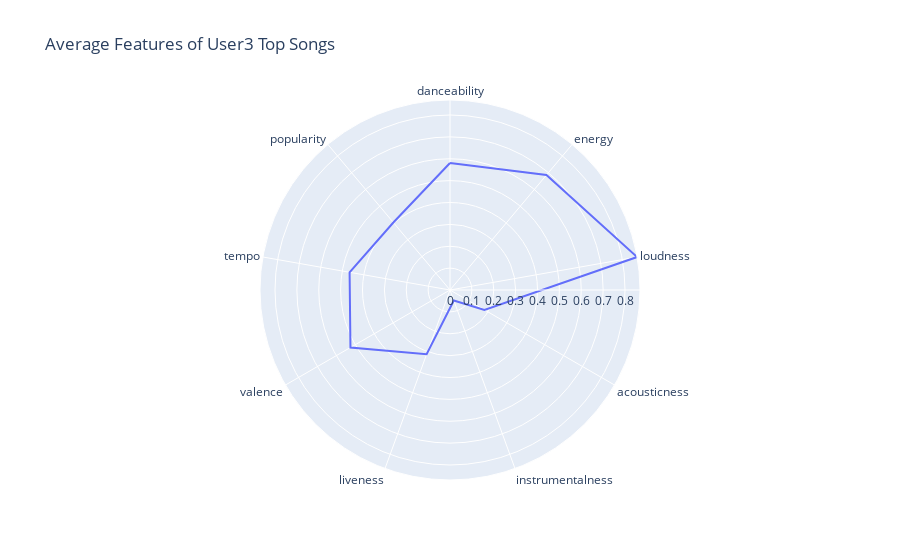

Notebook code for this chart:
### Code cell
#  kindly visualize this with a line_polar using plotly express
fig = px.line_polar(ave_user3_pref, 
                    r=ave_user3_pref,
                    theta=relevant_qualities,
                    line_close=True,
                    title="Average Features of User3 Top Songs")
fig.show()

### Figure 1 — Plotly figure (JSON) as saved in the notebook; plotly's stock layout.template omitted (floating-point values rounded to 4 significant figures)
{"data": [{"hovertemplate": "r=%{r}<br>theta=%{theta}<extra></extra>", "legendgroup": "", "line": {"color": "#636efa", "dash": "solid"}, "marker": {"symbol": "circle"}, "mode": "lines", "name": "", "r": [0.5806, 0.6859, 0.8686, 0.1818, 0.05116, 0.3127, 0.5254, 0.4661, 0.4029, 0.5806], "showlegend": false, "subplot": "polar", "theta": ["danceability", "energy", "loudness", "acousticness", "instrumentalness", "liveness", "valence", "tempo", "popularity", "danceability"], "type": "scatterpolar"}], "layout": {"legend": {"tracegroupgap": 0}, "polar": {"angularaxis": {"direction": "clockwise", "rotation": 90}, "domain": {"x": [0, 1], "y": [0, 1]}}, "title": {"text": "Average Features of User3 Top Songs"}}}
